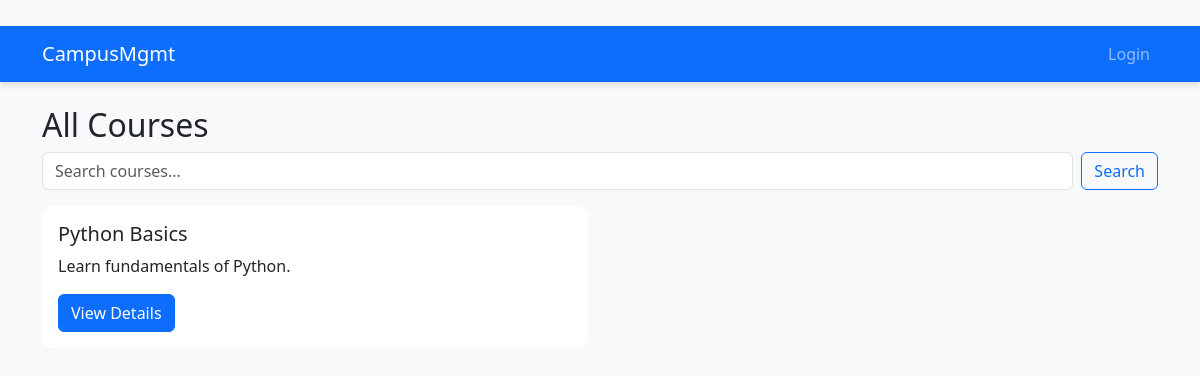
Before: /courses/ with the older database file.
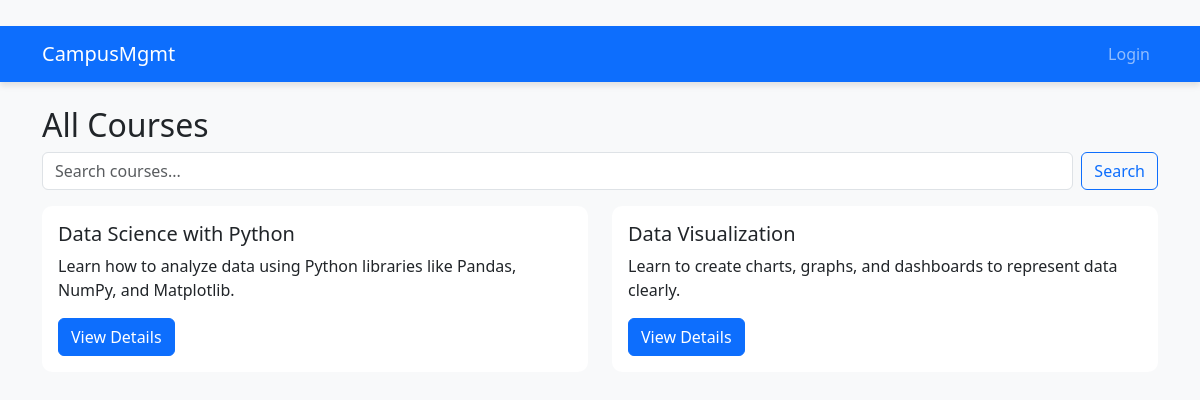
After: the same page with the newer database file.
### courses/models.py (models this page shows, shortened)
class Course(models.Model):
    name = models.CharField(max_length=100)
    description = models.TextField()
    teacher = models.ForeignKey(User, on_delete=models.CASCADE, limit_choices_to={'role': 'teacher'})
    created_at = models.DateTimeField(auto_now_add=True)

### courses/views.py (the view)
# urls.py: path('', views.CourseListView.as_view(), name='course-list'),
class CourseListView(ListView):
    model = Course
    template_name = 'courses/course_list.html'
    context_object_name = 'courses'
    paginate_by = 5
    def get_queryset(self):
        queryset = super().get_queryset()
        query = self.request.GET.get('q')
        if query:
            queryset = queryset.filter(
                Q(name__icontains=query) | Q(description__icontains=query)
            )
        return queryset

### templates/courses/course_list.html (shortened to what this page needs)
{% extends 'base.html' %}
{% load form_tags %}
{% block content %}
<h2>All Courses</h2>
<form method="GET" class="d-flex mb-3">
  <input type="text" name="q" value="{{ request.GET.q }}" placeholder="Search courses..." class="form-control me-2" />
  <button type="submit" class="btn btn-outline-primary">Search</button>
</form>
<div class="row">
  {% for course in courses %}
  <div class="col-md-6">
    <div class="card mb-3">
      <div class="card-body">
        <h5 class="card-title">{{ course.name }}</h5>
        <p class="card-text">{{ course.description|truncatechars:100 }}</p>
        <a href="{% url 'course-detail' course.pk %}" class="btn btn-primary">View Details</a>
      </div>
    </div>
  </div>
  {% empty %}
  <p>No courses found.</p>
  {% endfor %}
</div>
{% endblock %}

### templates/base.html (shortened to what this page needs)
{% load static %}
<!DOCTYPE html>
<html lang="en">
<head>
  <link href="https://cdn.jsdelivr.net/npm/bootstrap@5.3.3/dist/css/bootstrap.min.css" rel="stylesheet" />
  <link href="https://cdn.jsdelivr.net/npm/bootstrap-icons@1.10.3/font/bootstrap-icons.css" rel="stylesheet">
  <link href="https://cdn.jsdelivr.net/npm/flatpickr/dist/flatpickr.min.css" rel="stylesheet">
  <link href="{% static 'css/custom.css' %}" rel="stylesheet">
</head>
<body>
    <div class="container">
      <button class="navbar-toggler" type="button" data-bs-toggle="collapse" data-bs-target="#navbarNav"
              aria-controls="navbarNav" aria-expanded="false" aria-label="Toggle navigation">
        <span class="navbar-toggler-icon"></span>
      </button>
    </div>
  <nav class="navbar navbar-expand-lg navbar-dark bg-primary">
  <div class="container">
    <a class="navbar-brand" href="{% url 'dashboard' %}">CampusMgmt</a>
    <div class="collapse navbar-collapse">
      <ul class="navbar-nav ms-auto">
        {% if user.is_authenticated %}
          <li class="nav-item"><a class="nav-link" href="{% url 'dashboard' %}">Dashboard</a></li>
          {% if user.role == 'student' %}
            <li class="nav-item"><a class="nav-link" href="{% url 'course-list' %}">Courses</a></li>
            <li class="nav-item"><a class="nav-link" href="{% url 'assignment-upload' %}">Upload</a></li>
            <li class="nav-item"><a class="nav-link" href="{% url 'result-view' %}">Results</a></li>
          {% elif user.role == 'teacher' %}
            <li class="nav-item"><a class="nav-link" href="{% url 'create-assignment' %}">Create Assignment</a></li>
            <li class="nav-item"><a class="nav-link" href="{% url 'submission-review' %}">Review Submissions</a></li>
          {% elif user.role == 'admin' %}
            <li class="nav-item"><a class="nav-link" href="{% url 'course-list' %}">Courses</a></li>
            {% comment %} <li class="nav-item"><a class="nav-link" href="{% url 'create-assignment' %}">Create Assignment</a></li> {% endcomment %}
            <li class="nav-item"><a class="nav-link" href="{% url 'submission-review' %}">Review Submissions</a></li>
            <li class="nav-item"><a class="nav-link" href="{% url 'assignment-upload' %}">Upload</a></li>
            <li class="nav-item"><a class="nav-link" href="{% url 'result-view' %}">Results</a></li>
            {% comment %} <li class="nav-item"><a class="nav-link" href="/admin/accounts/user/">All Users</a></li>
            <li class="nav-item"><a class="nav-link" href="/admin/">Admin Panel</a></li> {% endcomment %}
          {% endif %}
          <li class="nav-item"><a class="nav-link" href="{% url 'logout' %}">Logout</a></li>
        {% else %}
          <li class="nav-item"><a class="nav-link" href="{% url 'login' %}">Login</a></li>
        {% endif %}
      </ul>
    </div>
  </div>
</nav>
  <div class="container mt-4">
    {% block content %}{% endblock %}
  </div>
</body>
</html>

### static/css/custom.css (style rules this page uses)
body { background-color: #f8f9fa; font-family: 'Segoe UI', Tahoma, Geneva, Verdana, sans-serif; }
.navbar { box-shadow: 0 4px 6px rgba(0,0,0,0.1); }
.card { border-radius: 10px; border: none; }

Changed rows visible on the page:
removed Course: name "Python Basics", description "Learn fundamentals of Python."
added Course: name "Data Science with Python", description "Learn how to analyze data using Python libraries like Pandas, NumPy, and Matplotlib."
added Course: name "Data Visualization", description "Learn to create charts, graphs, and dashboards to represent data clearly."
